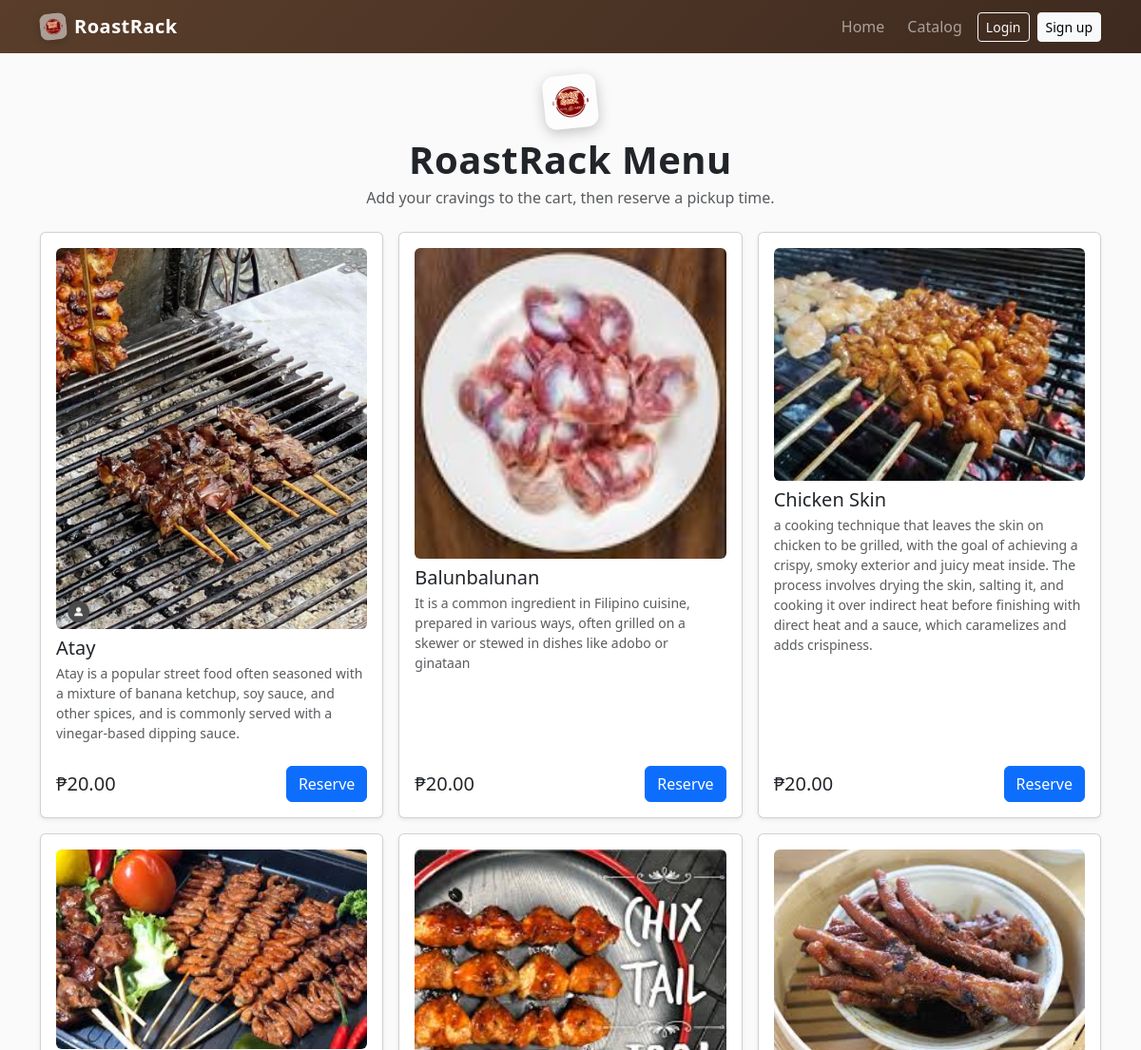
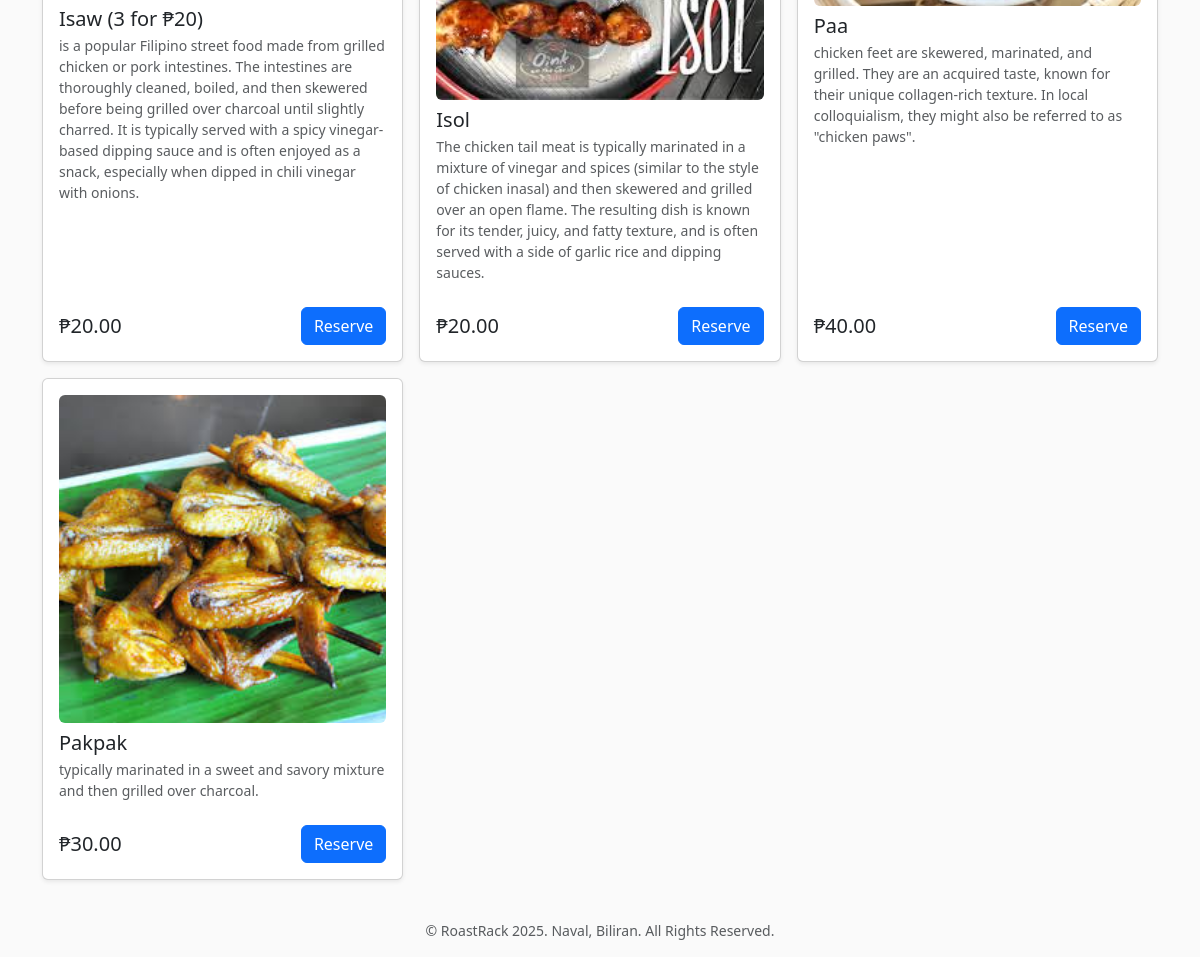
Screenshot of /catalog.php with the database file from the repository (2 pictures, top to bottom).
### tables this page shows
CREATE TABLE `inventory_items` (
  `id` int(11) NOT NULL,
  `name` varchar(200) NOT NULL,
  `category` enum('MEAT','SAUCE','VEGETABLE','SUPPLIES','FINISHED') NOT NULL,
  `description` text DEFAULT NULL,
  `unit` varchar(50) DEFAULT 'kg',
  `quantity` decimal(10,2) DEFAULT 0.00,
  `reorder_level` decimal(10,2) DEFAULT 10.00,
  `unit_price` decimal(10,2) DEFAULT 0.00,
  `supplier_id` int(11) DEFAULT NULL,
  `created_at` timestamp NOT NULL DEFAULT current_timestamp(),
  `updated_at` timestamp NOT NULL DEFAULT current_timestamp() ON UPDATE current_timestamp(),
  `image_path` varchar(255) DEFAULT NULL
);

### catalog.php (the view, shortened to what this page needs)
<?php
$pdo = db();
$hasImageCol = false;
try {
  $col = $pdo->query("SHOW COLUMNS FROM inventory_items LIKE 'image_path'")->fetch();
  $hasImageCol = (bool)$col;
} catch (Throwable $e) {
  $hasImageCol = false;
}
$selectCols = 'id, name, description, unit_price';
if ($hasImageCol) { $selectCols .= ', image_path'; }
$stmt = $pdo->prepare("SELECT $selectCols FROM inventory_items WHERE category='FINISHED' ORDER BY name");
$stmt->execute();
$items = $stmt->fetchAll();
include __DIR__ . '/partials/header.php';
?>
<div class="d-flex flex-column flex-lg-row justify-content-between gap-3 align-items-start mb-4">
  <div class="flex-grow-1 text-center">
    <div class="mb-2">
      <img src="<?= $base ?>/images/roastrack.png" alt="RoastRack" width="56" height="56" class="logo-tilt-sm mx-auto d-block"/>
    </div>
    <h1 class="display-6 title-strong mb-1">RoastRack Menu</h1>
    <p class="text-muted mb-0">Add your cravings to the cart, then reserve a pickup time.</p>
  </div>
</div>
<div class="row g-3">
  <?php foreach ($items as $item): ?>
    <div class="col-md-4">
      <div class="card h-100 shadow-sm">
        <div class="card-body d-flex flex-column">
          <?php if ($hasImageCol && !empty($item['image_path'])): ?>
            <img src="<?= htmlspecialchars($item['image_path']) ?>" alt="<?= htmlspecialchars($item['name']) ?>" class="img-fluid rounded mb-2 catalog-item-img" />
          <?php endif; ?>
          <h5 class="card-title mb-1"><?php echo htmlspecialchars($item['name']); ?></h5>
          <?php if (!empty($item['description'])): ?>
            <p class="card-text text-muted small flex-grow-1"><?php echo htmlspecialchars($item['description']); ?></p>
          <?php else: ?>
            <div class="flex-grow-1"></div>
          <?php endif; ?>
          <div class="d-flex align-items-center justify-content-between mt-2">
            <div class="h5 mb-0">₱<?php echo number_format((float)$item['unit_price'], 2); ?></div>
            <?php if (isset($_SESSION['user'])): ?>
              <form class="d-flex gap-2" method="post">
                <input type="hidden" name="item_id" value="<?= (int)$item['id']; ?>" />
                <input type="hidden" name="action" value="add" />
                <input type="number" name="qty" value="1" min="1" max="<?= RR_CART_MAX_QTY ?>" class="form-control form-control-sm" style="width:80px;" />
                <button class="btn btn-primary">Add</button>
              </form>
            <?php else: ?>
              <a class="btn btn-primary" href="<?= $base ?>/reserve.php?item=<?php echo (int)$item['id']; ?>">Reserve</a>
            <?php endif; ?>
          </div>
        </div>
      </div>
    </div>
  <?php endforeach; ?>
</div>
<?php include __DIR__ . '/partials/footer.php'; ?>

### partials/header.php (shortened to what this page needs)
<?php
$base = rtrim(dirname($_SERVER['SCRIPT_NAME']), '/\\');
$current = basename($_SERVER['SCRIPT_NAME']);
$isQueuePage = ($current === 'queue.php');
$isAuthPage = ($current === 'login.php' || $current === 'register.php');
$isAdminArea = (strpos($_SERVER['SCRIPT_NAME'], '/admin/') !== false);
?>
<!doctype html>
<html lang="en">
  <head>
    <link href="https://cdn.jsdelivr.net/npm/bootstrap@5.3.3/dist/css/bootstrap.min.css" rel="stylesheet" />
    <link rel="stylesheet" href="https://cdn.jsdelivr.net/npm/bootstrap-icons@1.11.3/font/bootstrap-icons.css" />
    <link rel="stylesheet" href="<?= rtrim($base, '/') ?>/assets/css/app.css" />
  </head>
  <body class="<?= trim(($current === 'login.php' ? 'login-page ' : '') . ($isAdminArea ? 'admin-page' : '')) ?>">
    <nav class="navbar navbar-expand-lg navbar-dark navbar-rr">
      <div class="container">
        <a href="<?= $base ?>/<?= $isAdminArea ? 'admin/' : '' ?>" class="navbar-brand d-flex align-items-center gap-2">
          <img src="<?= $base ?>/images/roastrack.png" alt="RoastRack" width="28" height="28" class="brand-logo-tilt"/>
          <?php
            $brandSuffix = '';
          ?>
          <span class="brand-title">RoastRack<?= htmlspecialchars($brandSuffix) ?></span>
        </a>
        <div class="collapse navbar-collapse" id="navbarNavMain">
          <ul class="navbar-nav ms-auto align-items-center gap-2">
            <?php if (!$isAdminArea && !$isQueuePage): ?>
              <li class="nav-item"><a class="nav-link" href="<?= $base ?>/">Home</a></li>
              <li class="nav-item"><a class="nav-link" href="<?= $base ?>/catalog.php">Catalog</a></li>
            <?php endif; ?>
            <?php if (isset($_SESSION['user'])): ?>
              <li class="nav-item"><span class="navbar-text text-white-50 small me-2">Hello, <?php echo htmlspecialchars($_SESSION['user']['full_name'] ?? $_SESSION['user']['username']); ?></span></li>
              <li class="nav-item"><a class="btn btn-light btn-sm" href="<?= $base ?>/logout.php">Logout</a></li>
            <?php elseif (!$isAuthPage): ?>
              <li class="nav-item"><a class="btn btn-outline-light btn-sm" href="<?= $base ?>/login.php">Login</a></li>
              <li class="nav-item"><a class="btn btn-light btn-sm" href="<?= $base ?>/register.php">Sign up</a></li>
            <?php endif; ?>
          </ul>
        </div>
      </div>
    </nav>
    <main class="container py-4">

### partials/footer.php (shortened to what this page needs)
    </main>
    <footer class="text-center text-muted small py-3">
      &copy; RoastRack 2025. Naval, Biliran. All Rights Reserved.
    </footer>
  </body>
</html>

### assets/css/app.css (style rules this page uses)
html, body { height: 100%; }
body { background-color: #fafafa; min-height: 100vh; display: flex; flex-direction: column; }
main.container { flex: 1 0 auto; }
footer { margin-top: auto; }
.navbar-rr { background: linear-gradient(135deg,#5A3E2B,#3E2A1F); position: relative; z-index: 3; }
.brand-logo-tilt { border-radius:8px; box-shadow:0 2px 8px rgba(0,0,0,0.2); transform:rotate(-6deg); }
.brand-title { letter-spacing:.5px; font-weight:700; }
.logo-tilt-sm { border-radius:12px; box-shadow:0 4px 14px rgba(0,0,0,.22); transform:rotate(-6deg) translateY(-1px); }
.title-strong { letter-spacing:.5px; font-weight:800; }

### rows the page displays
inventory_items: image_path (picture), name "Atay", description "Atay is a popular street food often seasoned with a mixture of banana ketchup, soy sauce, and other spices, and is commonly served with a vinegar-based dipping sauce.", unit_price "20.00"
inventory_items: image_path (picture), name "Balunbalunan", description "It is a common ingredient in Filipino cuisine, prepared in various ways, often grilled on a skewer or stewed in dishes like adobo or ginataan", unit_price "20.00"
inventory_items: image_path (picture), name "Chicken Skin", description "a cooking technique that leaves the skin on chicken to be grilled, with the goal of achieving a crispy, smoky exterior and juicy meat inside. The process involves drying the skin, salting it, and cooking it over indirect heat before finishing with direct heat and a sauce, which caramelizes and adds crispiness.", unit_price "20.00"
inventory_items: image_path (picture), name "Isaw (3 for ₱20)", description "is a popular Filipino street food made from grilled chicken or pork intestines. The intestines are thoroughly cleaned, boiled, and then skewered before being grilled over charcoal until slightly charred. It is typically served with a spicy vinegar-based dipping sauce and is often enjoyed as a snack, especially when dipped in chili vinegar with onions.", unit_price "20.00"
inventory_items: image_path (picture), name "Isol", description "The chicken tail meat is typically marinated in a mixture of vinegar and spices (similar to the style of chicken inasal) and then skewered and grilled over an open flame. The resulting dish is known for its tender, juicy, and fatty texture, and is often served with a side of garlic rice and dipping sauces.", unit_price "20.00"
inventory_items: image_path (picture), name "Paa", description "chicken feet are skewered, marinated, and grilled. They are an acquired taste, known for their unique collagen-rich texture. In local colloquialism, they might also be referred to as \"chicken paws\".", unit_price "40.00"
inventory_items: image_path (picture), name "Pakpak", description "typically marinated in a sweet and savory mixture and then grilled over charcoal.", unit_price "30.00"
